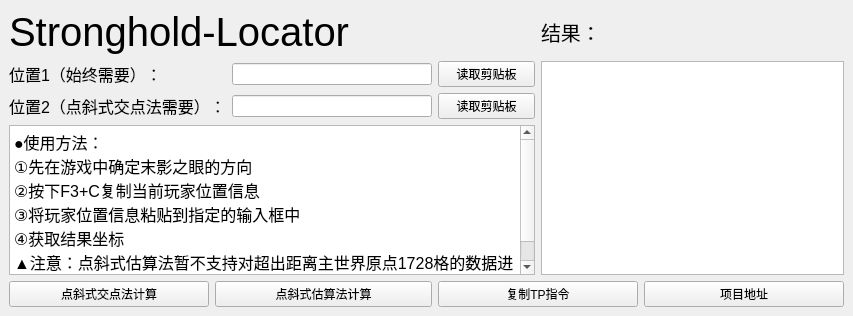
<?xml version="1.0" encoding="UTF-8"?>
<ui version="4.0">
 <class>MainWindow</class>
 <widget class="QMainWindow" name="MainWindow">
  <property name="geometry">
   <rect>
    <x>0</x>
    <y>0</y>
    <width>836</width>
    <height>316</height>
   </rect>
  </property>
  <property name="windowTitle">
   <string>MainWindow</string>
  </property>
  <widget class="QWidget" name="centralwidget">
   <layout class="QGridLayout" name="gridLayout">
    <item row="0" column="4" colspan="2">
     <widget class="QLabel" name="label_4">
      <property name="font">
       <font>
        <pointsize>15</pointsize>
       </font>
      </property>
      <property name="text">
       <string>结果：</string>
      </property>
     </widget>
    </item>
    <item row="4" column="0">
     <widget class="QPushButton" name="dx_jd">
      <property name="minimumSize">
       <size>
        <width>200</width>
        <height>0</height>
       </size>
      </property>
      <property name="text">
       <string>点斜式交点法计算</string>
      </property>
     </widget>
    </item>
    <item row="2" column="0" colspan="2">
     <widget class="QLabel" name="label_3">
      <property name="font">
       <font>
        <pointsize>12</pointsize>
       </font>
      </property>
      <property name="text">
       <string>位置2（点斜式交点法需要）：</string>
      </property>
     </widget>
    </item>
    <item row="4" column="1" colspan="2">
     <widget class="QPushButton" name="dx_gs">
      <property name="enabled">
       <bool>true</bool>
      </property>
      <property name="minimumSize">
       <size>
        <width>200</width>
        <height>0</height>
       </size>
      </property>
      <property name="maximumSize">
       <size>
        <width>16777215</width>
        <height>16777215</height>
       </size>
      </property>
      <property name="text">
       <string>点斜式估算法计算</string>
      </property>
     </widget>
    </item>
    <item row="0" column="0" colspan="3">
     <widget class="QLabel" name="label">
      <property name="font">
       <font>
        <pointsize>30</pointsize>
       </font>
      </property>
      <property name="text">
       <string>Stronghold-Locator</string>
      </property>
     </widget>
    </item>
    <item row="4" column="5">
     <widget class="QPushButton" name="about">
      <property name="minimumSize">
       <size>
        <width>200</width>
        <height>0</height>
       </size>
      </property>
      <property name="text">
       <string>项目地址</string>
      </property>
     </widget>
    </item>
    <item row="3" column="0" colspan="4">
     <widget class="QTextBrowser" name="textBrowser">
      <property name="html">
       <string>&lt;!DOCTYPE HTML PUBLIC &quot;-//W3C//DTD HTML 4.0//EN&quot; &quot;http://www.w3.org/TR/REC-html40/strict.dtd&quot;&gt;
&lt;html&gt;&lt;head&gt;&lt;meta name=&quot;qrichtext&quot; content=&quot;1&quot; /&gt;&lt;meta charset=&quot;utf-8&quot; /&gt;&lt;style type=&quot;text/css&quot;&gt;
p, li { white-space: pre-wrap; }
hr { height: 1px; border-width: 0; }
li.unchecked::marker { content: &quot;\2610&quot;; }
li.checked::marker { content: &quot;\2612&quot;; }
&lt;/style&gt;&lt;/head&gt;&lt;body style=&quot; font-family:'Microsoft YaHei UI'; font-size:9pt; font-weight:400; font-style:normal;&quot;&gt;
&lt;p style=&quot; margin-top:0px; margin-bottom:0px; margin-left:0px; margin-right:0px; -qt-block-indent:0; text-indent:0px;&quot;&gt;&lt;span style=&quot; font-size:12pt;&quot;&gt;●使用方法：&lt;/span&gt;&lt;/p&gt;
&lt;p style=&quot; margin-top:0px; margin-bottom:0px; margin-left:0px; margin-right:0px; -qt-block-indent:0; text-indent:0px;&quot;&gt;&lt;span style=&quot; font-size:12pt;&quot;&gt;①先在游戏中确定末影之眼的方向&lt;/span&gt;&lt;/p&gt;
&lt;p style=&quot; margin-top:0px; margin-bottom:0px; margin-left:0px; margin-right:0px; -qt-block-indent:0; text-indent:0px;&quot;&gt;&lt;span style=&quot; font-size:12pt;&quot;&gt;②按下F3+C复制当前玩家位置信息&lt;/span&gt;&lt;/p&gt;
&lt;p style=&quot; margin-top:0px; margin-bottom:0px; margin-left:0px; margin-right:0px; -qt-block-indent:0; text-indent:0px;&quot;&gt;&lt;span style=&quot; font-size:12pt;&quot;&gt;③将玩家位置信息粘贴到指定的输入框中&lt;/span&gt;&lt;/p&gt;
&lt;p style=&quot; margin-top:0px; margin-bottom:0px; margin-left:0px; margin-right:0px; -qt-block-indent:0; text-indent:0px;&quot;&gt;&lt;span style=&quot; font-size:12pt;&quot;&gt;④获取结果坐标&lt;/span&gt;&lt;/p&gt;
&lt;p style=&quot; margin-top:0px; margin-bottom:0px; margin-left:0px; margin-right:0px; -qt-block-indent:0; text-indent:0px;&quot;&gt;&lt;span style=&quot; font-size:12pt;&quot;&gt;▲注意：点斜式估算法暂不支持对超出距离主世界原点1728格的数据进行估算&lt;/span&gt;&lt;/p&gt;&lt;/body&gt;&lt;/html&gt;</string>
      </property>
     </widget>
    </item>
    <item row="1" column="4" rowspan="3" colspan="2">
     <widget class="QTextBrowser" name="print_out"/>
    </item>
    <item row="1" column="0" colspan="2">
     <widget class="QLabel" name="label_2">
      <property name="font">
       <font>
        <pointsize>12</pointsize>
       </font>
      </property>
      <property name="text">
       <string>位置1（始终需要）：</string>
      </property>
     </widget>
    </item>
    <item row="4" column="3" colspan="2">
     <widget class="QPushButton" name="copy_tp">
      <property name="minimumSize">
       <size>
        <width>200</width>
        <height>0</height>
       </size>
      </property>
      <property name="maximumSize">
       <size>
        <width>16777215</width>
        <height>16777215</height>
       </size>
      </property>
      <property name="text">
       <string>复制TP指令</string>
      </property>
     </widget>
    </item>
    <item row="1" column="2">
     <widget class="QLineEdit" name="xyt_1">
      <property name="minimumSize">
       <size>
        <width>200</width>
        <height>0</height>
       </size>
      </property>
     </widget>
    </item>
    <item row="2" column="2">
     <widget class="QLineEdit" name="xyt_2">
      <property name="minimumSize">
       <size>
        <width>200</width>
        <height>0</height>
       </size>
      </property>
     </widget>
    </item>
    <item row="1" column="3">
     <widget class="QPushButton" name="copy_1">
      <property name="text">
       <string>读取剪贴板</string>
      </property>
     </widget>
    </item>
    <item row="2" column="3">
     <widget class="QPushButton" name="copy_2">
      <property name="text">
       <string>读取剪贴板</string>
      </property>
     </widget>
    </item>
   </layout>
   <zorder>print_out</zorder>
   <zorder>label</zorder>
   <zorder>textBrowser</zorder>
   <zorder>xyt_1</zorder>
   <zorder>xyt_2</zorder>
   <zorder>label_2</zorder>
   <zorder>label_3</zorder>
   <zorder>dx_jd</zorder>
   <zorder>dx_gs</zorder>
   <zorder>about</zorder>
   <zorder>label_4</zorder>
   <zorder>copy_tp</zorder>
   <zorder>copy_1</zorder>
   <zorder>copy_2</zorder>
  </widget>
 </widget>
 <resources/>
 <connections/>
</ui>
